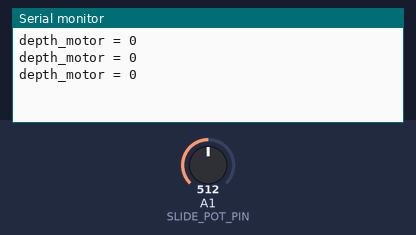
Bench run of a sketch on a simulated Arduino Uno, built with avr-gcc and run on an emulated ATmega328P. Parts: the last lines printed to the serial monitor. Inputs (shaded band) come from the test bench; at power-on: A1 (SLIDE_POT_PIN) = 512.

Above: at 1.3 s.
1.4 s: A1 (SLIDE_POT_PIN) set to 716
At 1.9 s:
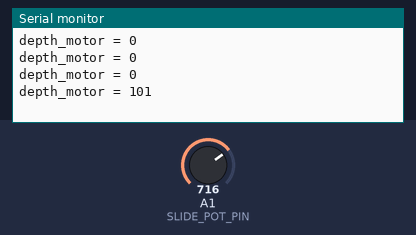
2.9 s: A1 (SLIDE_POT_PIN) set to 900
At 3.4 s:
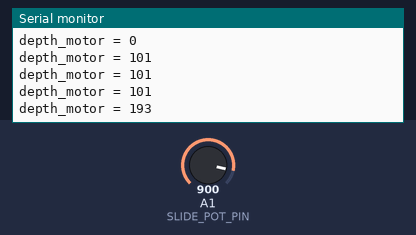
Timing chart, 0 to 5.9 s (numbered marks = the images above; inputs shaded):
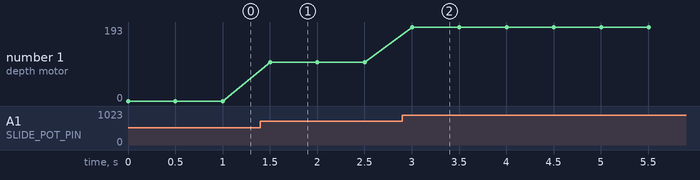

Measured:
- after the input at 1.4 s, the serial monitor: prints a new line after 0.10 s (image 1)
- after the input at 2.9 s, the serial monitor: prints a new line after 0.10 s (image 2)
- plotted number 1: 0 → 101 after the input at 1.4 s, 101 → 193 after the input at 2.9 s

The sketch:

Test_slide_pot.ino
```cpp
const int SLIDE_POT_PIN = 15;
int slide_pot_value;
int depth_motor ;

void setup() {
  Serial.begin(9600);
}


void loop() {
  slide_pot_value = analogRead(SLIDE_POT_PIN);
  depth_motor = map(slide_pot_value,0,1023,-255,255);

  Serial.print("depth_motor = " );
  Serial.println(depth_motor);

  delay(500);
}
```
